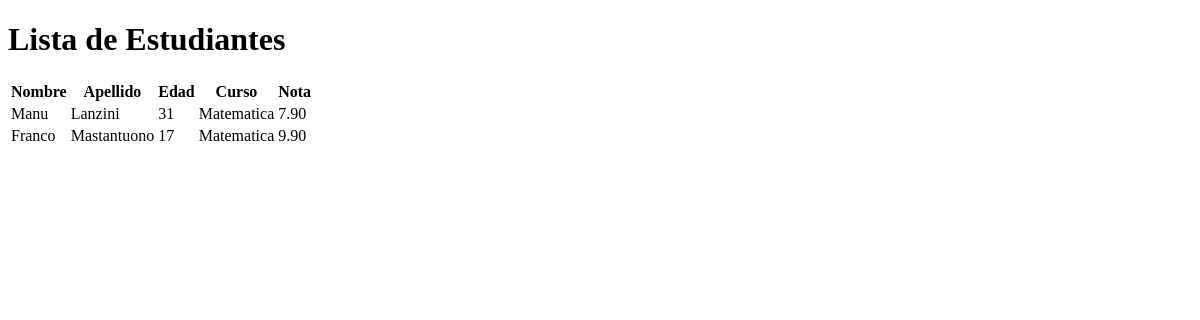
/estudiante/listar_estudiantes, run on an earlier commit of the app's database.
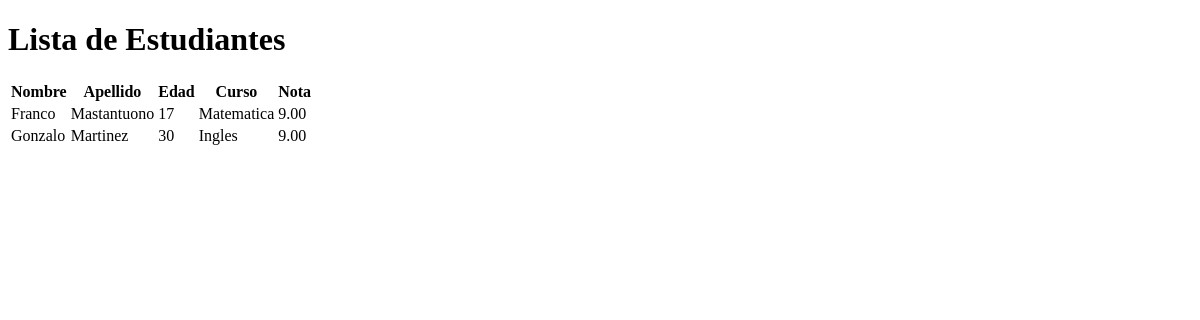
And on a later commit of the database.
### estudiante/models.py (models this page shows, shortened)
class Estudiante(models.Model):
    nombre = models.CharField(max_length=30)
    apellido = models.CharField(max_length=20)
    edad = models.PositiveSmallIntegerField()
    nota_curso = models.DecimalField(max_digits=4, decimal_places=2)
    curso = models.ForeignKey(Curso, on_delete=models.CASCADE)

class Curso(models.Model):
    nombre = models.CharField(max_length=30, unique=True)
    cantidad_horas = models.PositiveSmallIntegerField()

### estudiante/views.py (the view)
# urls.py: path('listar_estudiantes', views.listar_estudiantes, name='listar_estudiantes'),
def listar_estudiantes(request):
    estudiantes = Estudiante.objects.all()
    return render(request, 'estudiante/lista_estudiantes.html', {'estudiantes': estudiantes})

### estudiante/templates/estudiante/lista_estudiantes.html (shortened to what this page needs)
<!DOCTYPE html>
<html lang="es">
<head>
</head>
<body>
    <h1>Lista de Estudiantes</h1>
    <table>
        <thead>
            <tr>
                <th>Nombre</th>
                <th>Apellido</th>
                <th>Edad</th>
                <th>Curso</th>
                <th>Nota</th>
            </tr>
        </thead>
        <tbody>
            {% for estudiante in estudiantes %}
            <tr>
                <td>{{ estudiante.nombre }}</td>
                <td>{{ estudiante.apellido }}</td>
                <td>{{ estudiante.edad }}</td>
                <td>{{ estudiante.curso.nombre }}</td>
                <td>{{ estudiante.nota_curso }}</td>
            </tr>
            {% empty %}
            <tr>
                <td colspan="2">No hay estudiantes disponibles.</td>
            </tr>
            {% endfor %}
        </tbody>
    </table>
</body>
</html>

What changed in the data, as far as the page shows it:
removed Estudiante: nombre "Manu", apellido "Lanzini", edad "31", curso.nombre "Matematica", nota_curso "7.90"
changed Estudiante "Franco": nota_curso "9.90" → "9.00"
added Estudiante: nombre "Gonzalo", apellido "Martinez", edad "30", curso.nombre "Ingles", nota_curso "9.00"
